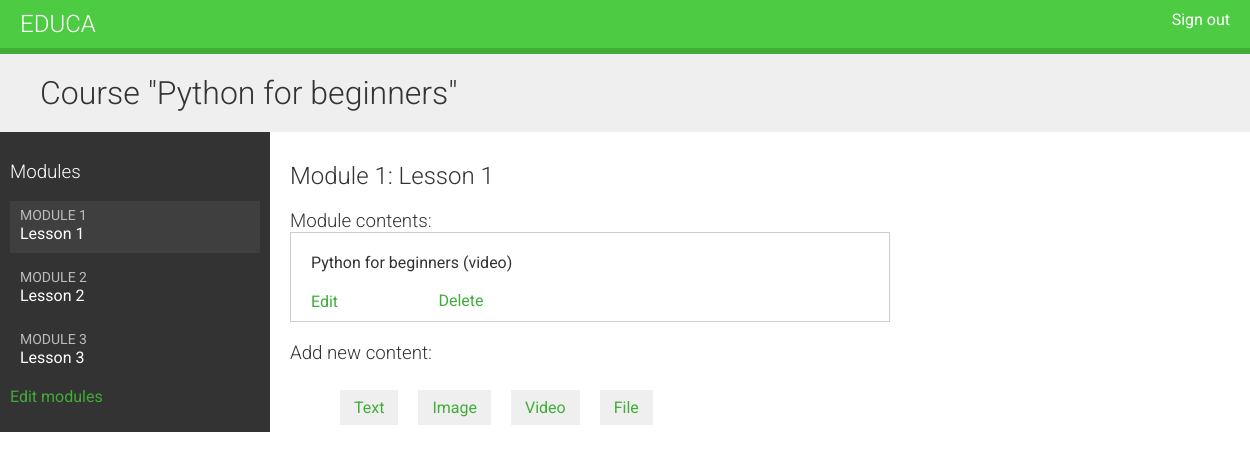
Before: /course/module/6/ (signed in) with the older database file.
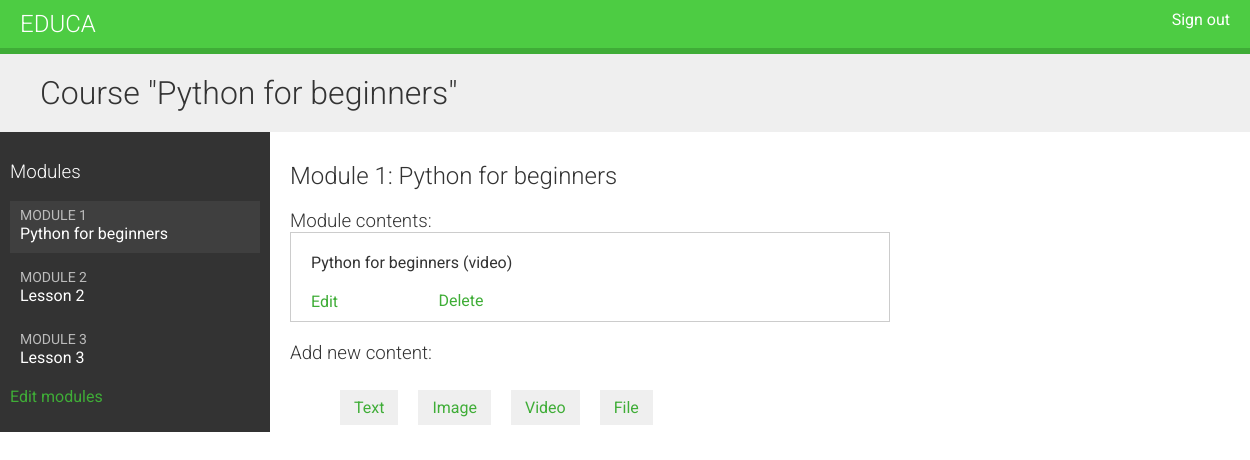
After: the same page with the newer database file.
### courses/models.py (models this page shows, shortened)
class Course(models.Model):
    owner = models.ForeignKey(
        User, related_name="courses_created", on_delete=models.CASCADE
    )
    subject = models.ForeignKey(
        Subject, related_name="courses", on_delete=models.CASCADE
    )
    title = models.CharField(max_length=200)
    slug = models.SlugField(max_length=200, unique=True)
    overview = models.TextField()
    created = models.DateTimeField(auto_now_add=True)
    students = models.ManyToManyField(User, related_name="courses_joined", blank=True)
    class Meta:
        ordering = ["-created"]

class Module(models.Model):
    course = models.ForeignKey(Course, related_name="modules", on_delete=models.CASCADE)
    title = models.CharField(max_length=200)
    description = models.TextField(blank=True)
    order = OrderField(blank=True, for_fields=["course"])
    class Meta:
        ordering = ["order"]

class Content(models.Model):
    module = models.ForeignKey(
        Module, related_name="contents", on_delete=models.CASCADE
    )
    content_type = models.ForeignKey(
        ContentType,
        on_delete=models.CASCADE,
        limit_choices_to={"model__in": ("text", "video", "image", "file")},
    )
    object_id = models.PositiveIntegerField()
    item = GenericForeignKey("content_type", "object_id")
    order = OrderField(blank=True, for_fields=["module"])
    class Meta:
        ordering = ["order"]

class ItemBase(models.Model):
    owner = models.ForeignKey(
        User, related_name="%(class)s_related", on_delete=models.CASCADE
    )
    title = models.CharField(max_length=250)
    created = models.DateTimeField(auto_now_add=True)
    updated = models.DateTimeField(auto_now=True)
    class Meta:
        abstract = True
    def __str__(self):
        return self.title

class Video(ItemBase):
    url = models.URLField()

### courses/views.py (the view)
class ModuleContentListView(TemplateResponseMixin, View):
    template_name = "courses/manage/module/content_list.html"
    def get(self, request, module_id):
        module = get_object_or_404(Module, id=module_id, course__owner=request.user)
        return self.render_to_response({"module": module})

### courses/templatetags/course.py (called while the page is built)
@register.filter
def model_name(obj):
    try:
        return obj._meta.model_name
    except AttributeError:
        return None

### courses/templates/courses/manage/module/content_list.html (shortened to what this page needs)
{% extends "base.html" %}
{% load course %}
{% block content %}
{% with course=module.course %}
  <h1>Course "{{ course.title }}"</h1>
  <div class="contents">
    <h3>Modules</h3>
    <ul id="modules">
      {% for m in course.modules.all %}
        <li data-id="{{ m.id }}" {% if m == module %}class="selected"{% endif %}>
          <a href="{% url "module_content_list" m.id %}">
            <span>
              Module <span class="order">{{ m.order|add:1 }}</span>
            </span>
            <br>
            {{ m.title }}
          </a>
        </li>
      {% empty %}
        <li>No modules yet.</li>
      {% endfor %}
    </ul>
    <p><a href="{% url "course_module_update" course.id %}">
    Edit modules</a></p>
  </div>
  <div class="module">
    <h2>Module {{ module.order|add:1 }}: {{ module.title }}</h2>
    <h3>Module contents:</h3>
    <div id="module-contents">
      {% for content in module.contents.all %}
        <div data-id="{{ content.id }}">
          {% with item=content.item %}
            <p>{{ item }} ({{ item|model_name }})</p>
            <a href="{% url "module_content_update" module.id item|model_name item.id %}">
              Edit
            </a>
            <form action="{% url "module_content_delete" content.id %}" method="post">
              <input type="submit" value="Delete">
            </form>
            {% endwith %}
        </div>
      {% empty %}
        <p>This module has no contents yet.</p>
      {% endfor %}
    </div>
    <h3>Add new content:</h3>
    <ul class="content-types">
      <li>
        <a href="{% url "module_content_create" module.id "text" %}">Text</a>
      </li>
      <li>
        <a href="{% url "module_content_create" module.id "image" %}">Image</a>
      </li>
      <li>
        <a href="{% url "module_content_create" module.id "video" %}">Video</a>
      </li>
      <li>
        <a href="{% url "module_content_create" module.id "file" %}">File</a>
      </li>
    </ul>
  </div>
{% endwith %}
{% endblock %}

### courses/templates/base.html (shortened to what this page needs)
{% load static %}
<!DOCTYPE html>
<html>
  <head>
    <link href="{% static "css/base.css" %}" rel="stylesheet">
  </head>
  <body>
    <div id="header">
      <a href="/" class="logo">Educa</a>
      <ul class="menu">
        {% if request.user.is_authenticated %}
          <li><a href="{% url "logout" %}">Sign out</a></li>
        {% else %}
          <li><a href="{% url "login" %}">Sign in</a></li>
        {% endif %}
      </ul>
    </div>
    <div id="content">
      {% block content %}
      {% endblock %}
    </div>
  </body>
</html>

### courses/static/css/base.css (style rules this page uses)
body { margin:0; font-family:'Roboto', sans-serif; font-weight:400; color:#333; }
a { color:#3fad37; text-decoration:none; }
ul { float:left; }
h1, h2, h3, h4, h5, h6 { font-family:'Roboto', sans-serif; font-weight:300; }
h1 { background:#efefef; width:100%; overflow:auto; padding:20px 0 20px 40px; margin:0; }
.module { padding:10px 20px; float:left; width:600px; }
.module h3 { margin:20px 0 0; padding:0; width:100%; }
.module p { margin:10px 0 20px; width:100%; float:left; }
#header { background:#4dcc43; overflow:auto; padding:10px 20px; border-bottom:6px solid #3fad37; }
#header .logo { text-decoration:none; font-family:'Roboto', sans-serif; font-weight:300; text-transform:uppercase; font-size:24px; color:#fff; float:left; }
#header a { color:#fff; }
#header .menu { list-style:none; float:right; margin:0; padding:0; }
.contents { width:20%; padding:10px; float:left; background:#333; color: #fff; font-family:'Roboto', sans-serif; }
.contents ul { list-style:none; margin:0; padding:0; width:100%; }
.contents ul li { margin:0 0 10px 0; padding:4px 10px 10px; overflow:auto; cursor:move; }
.contents ul li.selected { background:#3f3f3f; }
.contents ul span { text-transform:uppercase; color:#bbb; font-size:14px; }
.contents ul a { display:block; color:#fff; text-decoration:none; }
ul.content-types li { list-style:none; float:left; margin:10px; background:#efefef; padding:8px 14px; }
input, select, textarea { border:1px solid #ccc; border-bottom:3px solid #ccc; padding:8px 12px; font-size:16px; font-family:'Roboto', sans-serif; float:left; clear:both; width:300px; }
input[type=submit], a.button { border-radius:5px; background:#4dcc43; color:#fff; font-size:16px; text-transform:uppercase; border:none; padding:10px 20px; margin:20px 0; }
#module-contents div { padding:10px 20px; border:1px solid #ccc; background:#fff }
#module-contents form { margin:0; padding:0; }
#module-contents input[type=submit] { color:#3fad37; background:none; margin:-20px 0 0; padding:0; float:left; text-transform:none; }

Changed rows visible on the page:
changed Module: title "Lesson 1" → "Python for beginners"
